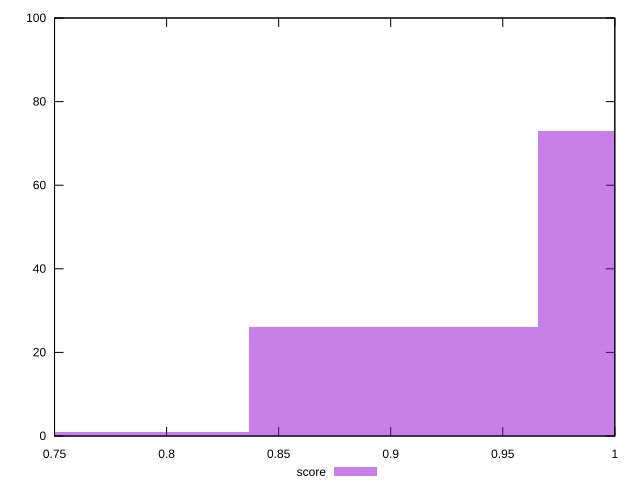

gnuplot code for this plot:
reset

$score <<EOF
0.9012648521459511 26
1.030016973881087 73
0.7725127304108153 1
EOF

set key outside below
set boxwidth 0.12875212173513587
set xrange [0.75:1]
set yrange [0:100]
set trange [0:100]
set style fill transparent solid 0.5 noborder
set terminal svg size 640, 490 enhanced background rgb 'white'
set output "report_00017_2021-02-10T15-08-03.406Z/unused-css-rules/samples/pages+cached+noadtech+nomedia/score/histogram.svg"

plot $score title "score" with boxes

reset
